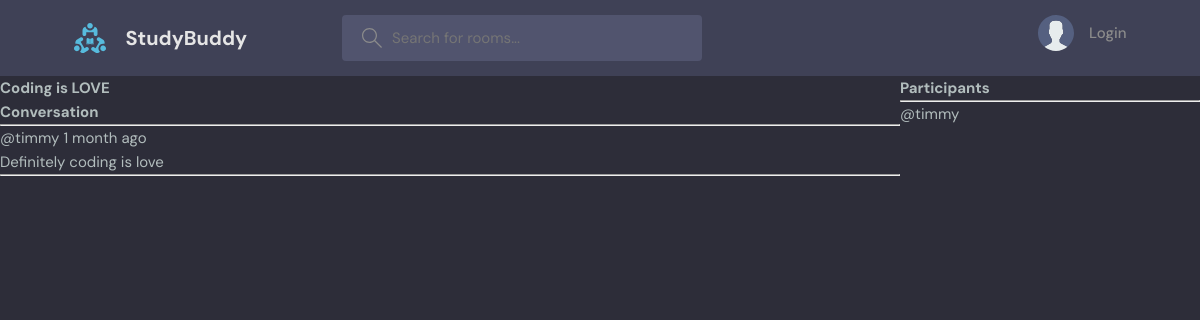
/room/5/, run on the app's committed database.
### base/models.py (models this page shows, shortened)
class Room(models.Model):
    host=models.ForeignKey(User, on_delete=models.SET_NULL, null=True)
    topic=models.ForeignKey(Topic, on_delete=models.SET_NULL, null=True)
    name=models.CharField(max_length=200)
    description=models.TextField(null=True, blank=True)    #since by default null is False
    participants=models.ManyToManyField(User, related_name='participants',blank=True)  #to be able to submit a form without having to check something
    updated=models.DateTimeField(auto_now=True)    #will take a time snap shot everytime we save the item
    created=models.DateTimeField(auto_now_add=True)    #will
    class Meta:
        ordering=['-updated','-created']    # '-' indicates descending order. Query requests will be ordered by updated field first in descending order and then created order

class Message(models.Model):
    user=models.ForeignKey(User, on_delete=models.CASCADE)
    room=models.ForeignKey(Room, on_delete=models.CASCADE)  #Room being the parent class. On deletion of the parent class, all the msgs are to be deleted. This is one project to many reviews type
    body=models.TextField()
    updated=models.DateTimeField(auto_now=True)
    created=models.DateTimeField(auto_now_add=True)
    class Meta:
        ordering=['-updated','-created']

### base/views.py (the view, shortened to what this page needs)
# urls.py: path('room/<str:pk>/',views.room, name='room'),  #11. we are passing the id into the url. <> angular brackets are used to send dynamic data
def room(request,pk):
    room=Room.objects.get(id=pk)
    room_messages=room.message_set.all().order_by('-created')
    participants=room.participants.all()
    context={'room':room, 'room_messages':room_messages,'participants':participants}
    return render(request, 'base/room.html',context)

### base/templates/base/room.html (shortened to what this page needs)
{% extends 'main.html' %}
{% block content %}
<div class="room-container">
  <div>
    <h1>{{room.name}}</h1>
    <div class="comment-wrapper">
      <h3>Conversation</h3>
      <hr />
      {% for message in room_messages %}
      <div>
        <small>@{{message.user}} {{ message.created|timesince}} ago</small>
        <p>{{message.body}}</p>
        <hr />
      </div>
      {% endfor %}
    </div>
  </div>
  <div>
    <h3>Participants</h3>
    <hr>
    {% for user in participants %}
    <div>
      <p>@{{user.username}}</p>
    </div>
    {% endfor %}
  </div>
</div>
{% endblock content %}

### static/styles/style.css (style rules this page uses)
:root { --color-main: #71c6dd; --color-main-light: #e1f6fb; --color-dark: #3f4156; --color-dark-medium: #51546e; --color-dark-light: #696d97; --color-light: #e5e5e5; --color-gray: #8b8b8b; --color-light-gray: #b2bdbd; --color-bg: #2d2d39; --color-success: #5dd693; --color-error: #fc4b0b; }
* { font-family: "DM Sans", -apple-system, BlinkMacSystemFont, "Segoe UI", Roboto, Oxygen, Ubuntu, Cantarell, "Open Sans", "Helvetica Neue", sans-serif; margin: 0; padding: 0; box-sizing: border-box; text-rendering: optimizeLegibility; font-size: inherit; }
html { font-size: 56.25%; }
@media only screen and (min-width: 1200px) { html { font-size: 62.5%; } }
body { line-height: 1.6; font-weight: 400; font-size: 1.5rem; color: var(--color-light-gray); background-color: var(--color-bg); min-height: 100vh; }

### base/templates/base/room.html (style rules this page uses)
.room-container { display:grid; grid-template-columns:3fr 1fr; }

### data on the page
Room: name "Coding is LOVE"
Message: user "timmy", created "1 month", body "Definitely coding is love"

### other printed values
{{ user.username }} "timmy"
